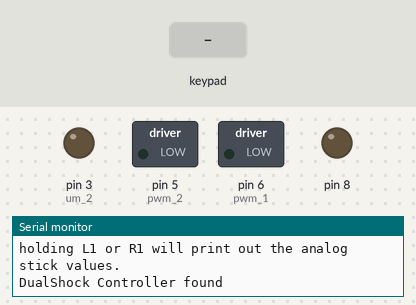
The sketch below on a simulated Arduino Mega 2560, built with avr-gcc and run on an emulated ATmega2560. On the bench: switched loads named in the sketch (green lamp = pin HIGH), output pins drawn as LEDs (lit = HIGH), the last lines printed to the serial monitor. Inputs (shaded band) come from the test bench.

Above: at 1.6 s.
1.7 s: key 'R' pressed
At 3.1 s:
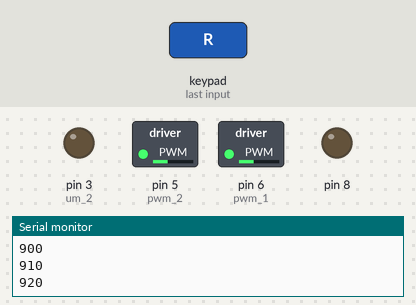
3.6 s: key 'O' pressed
At 4.3 s:
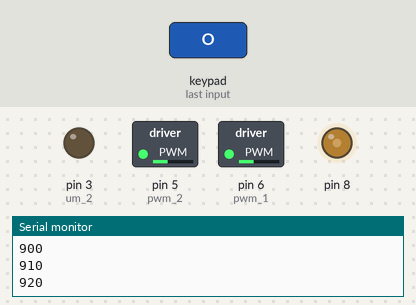
5.1 s: key 'L' pressed
At 6.7 s:
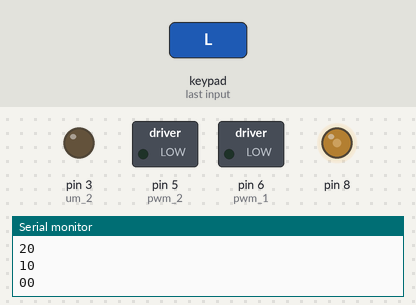
7.0 s: key 'T' pressed
At 7.1 s:
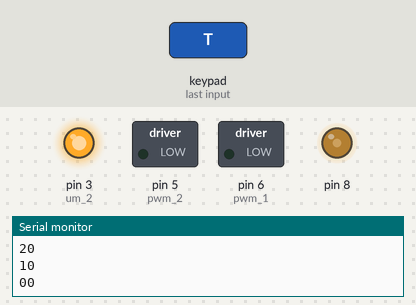
8.7 s: key 'S' pressed
At 9.3 s:
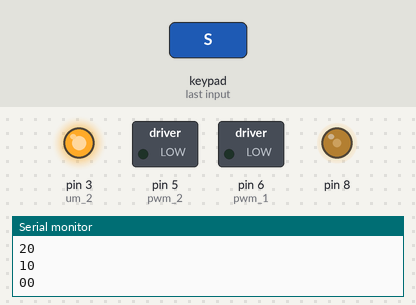
10.2 s: key 'R' pressed
At 12.0 s:
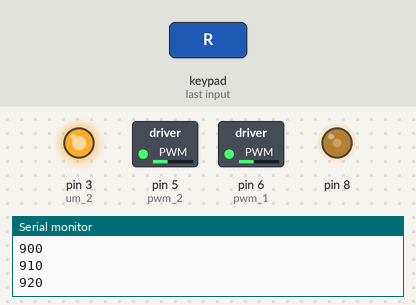
Timing chart, 0 to 13.1 s (numbered marks = the images above; inputs shaded):
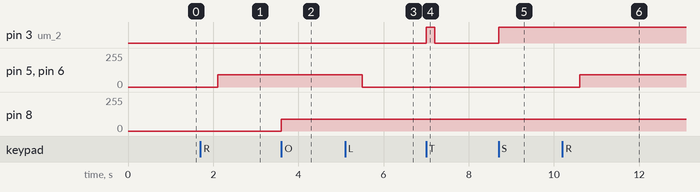

The sketch:

remote.ino
```cpp
//this code made for wired ps2 remote PLAYSTATION "2 DUALSHOCK 2 CONTROLLER REMOTE (ORIGINAL)-(WIRED)"
#include <PS2X_lib.h>  //for v1.6

#define PS2_DAT        13   //14
#define PS2_CMD        11  //15
#define PS2_SEL        10  //16
#define PS2_CLK        12  //17
#define pwm_2 5
#define pwm_1 6
#define um_1  2
#define um_2  3
#define dir_1 1
#define dir_2 0

//#define pressures   true
#define pressures   false
//#define rumble      true
#define rumble      false

PS2X ps2x; // create PS2 Controller Class


short int count=0;
int error = 0;
byte type = 0;
byte vibrate = 0;
/*------------------Motor variables----------------*/
#define motor1  A0            //analog out for motors i.e, pwm pins
#define motor2  A1
#define motor3  A3
#define motor4  A4
/*--------------------------------------------------*/
void setup()

{
   pinMode(pwm_2,OUTPUT);
   pinMode(pwm_1,OUTPUT);

  Serial.begin(9600);
  delay(300);  //added delay to give wireless ps2 module some time to startup, before configuring it

  //CHANGES for v1.6 HERE!!! **************PAY ATTENTION*************

  //setup pins and settings: GamePad(clock, command, attention, data, Pressures?, Rumble?) check for error
  error = ps2x.config_gamepad(PS2_CLK, PS2_CMD, PS2_SEL, PS2_DAT, pressures, rumble);

  if(error == 0){
    Serial.print("Found Controller, configured successful ");
    Serial.print("pressures = ");
  if (pressures)
    Serial.println("true ");
  else
    Serial.println("false");
  Serial.print("rumble = ");
  if (rumble)
    Serial.println("true)");
  else
    Serial.println("false");
    Serial.println("Try out all the buttons, X will vibrate the controller, faster as you press harder;");
    Serial.println("holding L1 or R1 will print out the analog stick values.");
  }
  else if(error == 1)
    Serial.println("No controller found, check wiring, see readme.txt to enable debug. visit www.billporter.info for troubleshooting tips");

  else if(error == 2)
    Serial.println("Controller found but not accepting commands. see readme.txt to enable debug. Visit www.billporter.info for troubleshooting tips");

  else if(error == 3)
    Serial.println("Controller refusing to enter Pressures mode, may not support it. ");

 // Serial.print(ps2x.Analog(1), HEX);

  type = ps2x.readType();
  switch(type) {
    case 0:
      Serial.print("Unknown Controller type found ");
      break;
    case 1:
      Serial.print("DualShock Controller found ");
      break;
   }
}

void loop() {
  /* You must Read Gamepad to get new values and set vibration values
     ps2x.read_gamepad(small motor on/off, larger motor strenght from 0-255)
     if you don't enable the rumble, use ps2x.read_gamepad(); with no values
     You should call this at least once a second
   */
/*------------------OUTER IF BLOCK------------------*/
  if(error == 1) //skip loop if no controller found
    return;
    /*------------------INNER IF BLOCK------------------*/
    if(ps2x.Button(PSB_START))         //will be TRUE as long as button is pressed
      Serial.println("Start is being held");
    if(ps2x.Button(PSB_SELECT))
      Serial.println("Select is being held");

/*------------------OUTER ELSE BLOCK------------------*/
  else { //DualShock Controller
    ps2x.read_gamepad(false, vibrate); //read controller and set large motor to spin at 'vibrate' speed

    /*------------------INNER IF BLOCK------------------*/
    if(ps2x.Button(PSB_START))         //will be TRUE as long as button is pressed
      Serial.println("Start is being held");
    if(ps2x.Button(PSB_SELECT))
      Serial.println("Select is being held");

    if(ps2x.Button(PSB_PAD_UP))       //will be TRUE as long as button is pressed
    {

    }
    if(ps2x.Button(PSB_PAD_RIGHT))
    {
       count=count+10;
      int swap=count/10;
      Serial.print(swap);
    //Serial.print("  held this hard: ");
      Serial.println(ps2x.Analog(PSAB_PAD_UP), DEC);
      analogWrite(pwm_2,swap );
      analogWrite(pwm_1,swap );
    }
   if(count>0){
    if(ps2x.Button(PSB_PAD_LEFT))
    {
      count=count-10;
      int swap=count/10;
      Serial.print(swap);
    //Serial.print("  held this hard: ");
      Serial.println(ps2x.Analog(PSAB_PAD_UP), DEC);
      analogWrite(pwm_2,swap );
      analogWrite(pwm_1,swap );
    }
   }
    if(ps2x.Button(PSB_PAD_DOWN))
    {

    }

    vibrate = ps2x.Analog(PSAB_CROSS);  //this will set the large motor vibrate speed based on how hard you press the blue (X) button
    if (ps2x.NewButtonState())
    {        //will be TRUE if any button changes state (on to off, or off to on)
      if(ps2x.Button(PSB_L3)){

         digitalWrite(dir_1,LOW);
         analogWrite(um_1,100);
         delay(200);
         analogWrite(um_1,0);

        }


      if(ps2x.Button(PSB_R3)){
       /* digitalWrite(dir_2,HIGH);
         analogWrite(um_2,100);
         delay(200);
         analogWrite(um_2,0);*/
         Serial.print("hii");


      }


      if(ps2x.Button(PSB_L2)){
         digitalWrite(dir_1,LOW);
         analogWrite(um_1,100);
         delay(200);
         analogWrite(um_1,0);


      }

      if(ps2x.Button(PSB_R2))

         {
          digitalWrite(dir_2,LOW);
         analogWrite(um_2,100);
         delay(200);
         analogWrite(um_2,0);
    }

    if(ps2x.Button(PSB_TRIANGLE))     //will be TRUE if button pressed & take continuous readings until released
    {
          digitalWrite(dir_2,LOW);
         analogWrite(um_2,-100);
         delay(200);
         analogWrite(um_2,0);
    }
    if(ps2x.Button(PSB_CIRCLE)) {             //will be TRUE if button pressed & take continuous readings until released
        int DCV_pwm=90;

      digitalWrite(39,LOW);
      analogWrite(8,DCV_pwm);
      delay(500);

      digitalWrite(38,LOW);

    }
    if(ps2x.Button(PSB_CROSS))
    {//will be TRUE if button pressed & take continuous readings until released
      count=count-count;
      //count=count/10;
      if(count<=0)
      {
      Serial.print(count);

    //Serial.print("DOWN held this hard: ");
      Serial.println(ps2x.Analog(PSAB_PAD_DOWN), DEC);
      analogWrite(pwm_2,count );
      analogWrite(pwm_1,count );
      }
    //Serial.println("X just changed");
    }
    if(ps2x.Button(PSB_SQUARE))              //will be TRUE if button pressed & take continuous readings until released
      { int DCV_pwm=90;

      digitalWrite(3
,HIGH);
     // digitalWrite(39,LOW);
      analogWrite(8,DCV_pwm);
      delay(500);

      // digitalWrite(38,LOW);
      digitalWrite(39,HIGH);
      }

  }
   if(ps2x.Button(PSB_L1) || ps2x.Button(PSB_R1)){
         digitalWrite(dir_1,HIGH);
         digitalWrite(dir_2,HIGH);
         analogWrite(um_1,100);
         analogWrite(um_2,100);
         delay(200);
         analogWrite(um_1,0);
         analogWrite(um_2,0);


    }


  }}
```

Measured:
- after the input at 1.7 s, pin 5 (pwm_2), pin 6 (pwm_1): 0/255 → 92/255 after 0.40 s
- after the input at 3.6 s, pin 8: 0/255 → 90/255 at once
- after the input at 5.1 s, pin 5 (pwm_2), pin 6 (pwm_1): 92/255 → 0/255 after 0.40 s
- after the input at 7.0 s, pin 3 (um_2): LOW → HIGH at once, → LOW 0.20 s later
- after the input at 8.7 s, pin 3 (um_2): LOW → HIGH at once
- after the input at 10.2 s, pin 5 (pwm_2), pin 6 (pwm_1): 0/255 → 92/255 after 0.40 s
